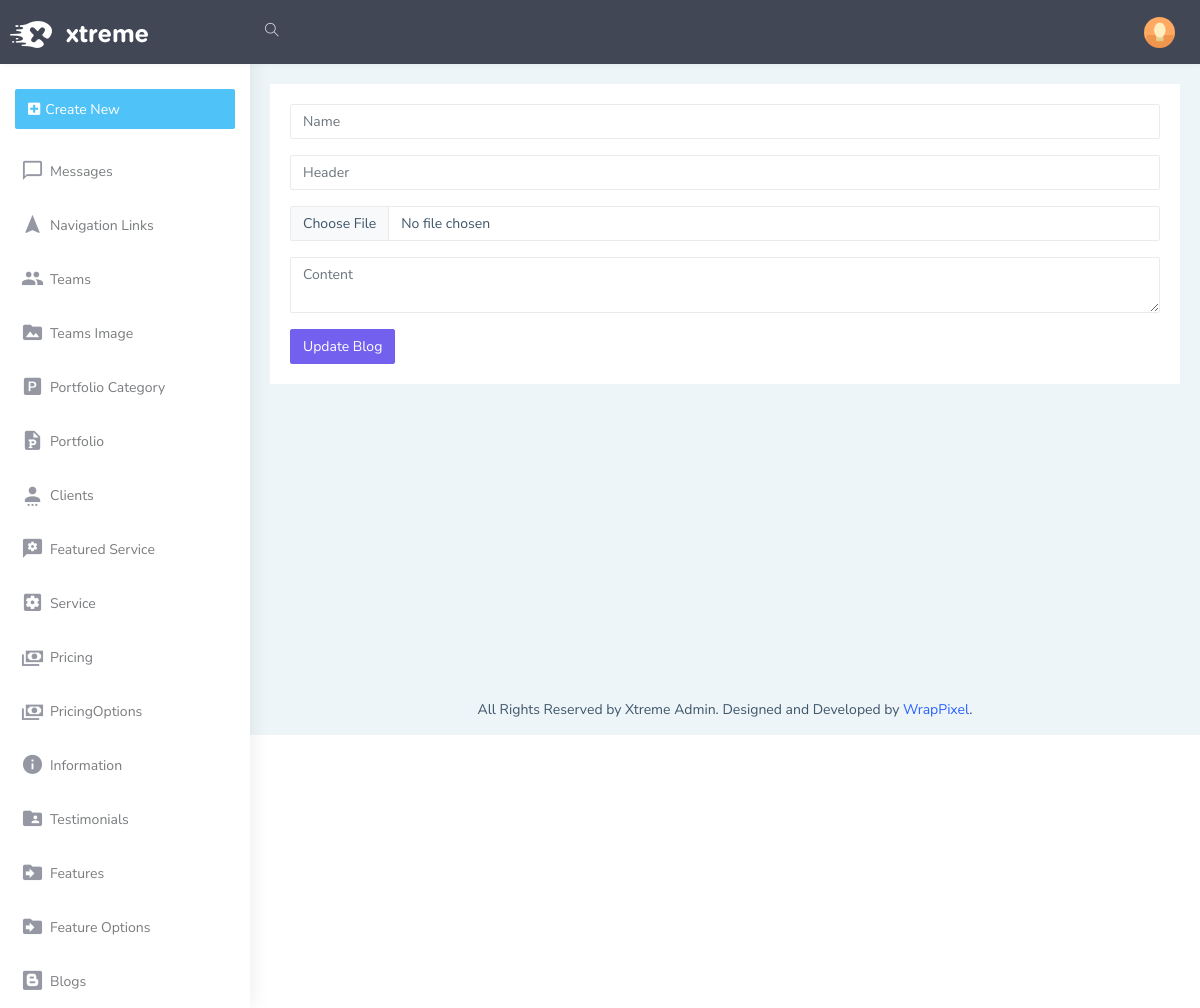
Before: /admin/blog/edit/1 with the older database file.
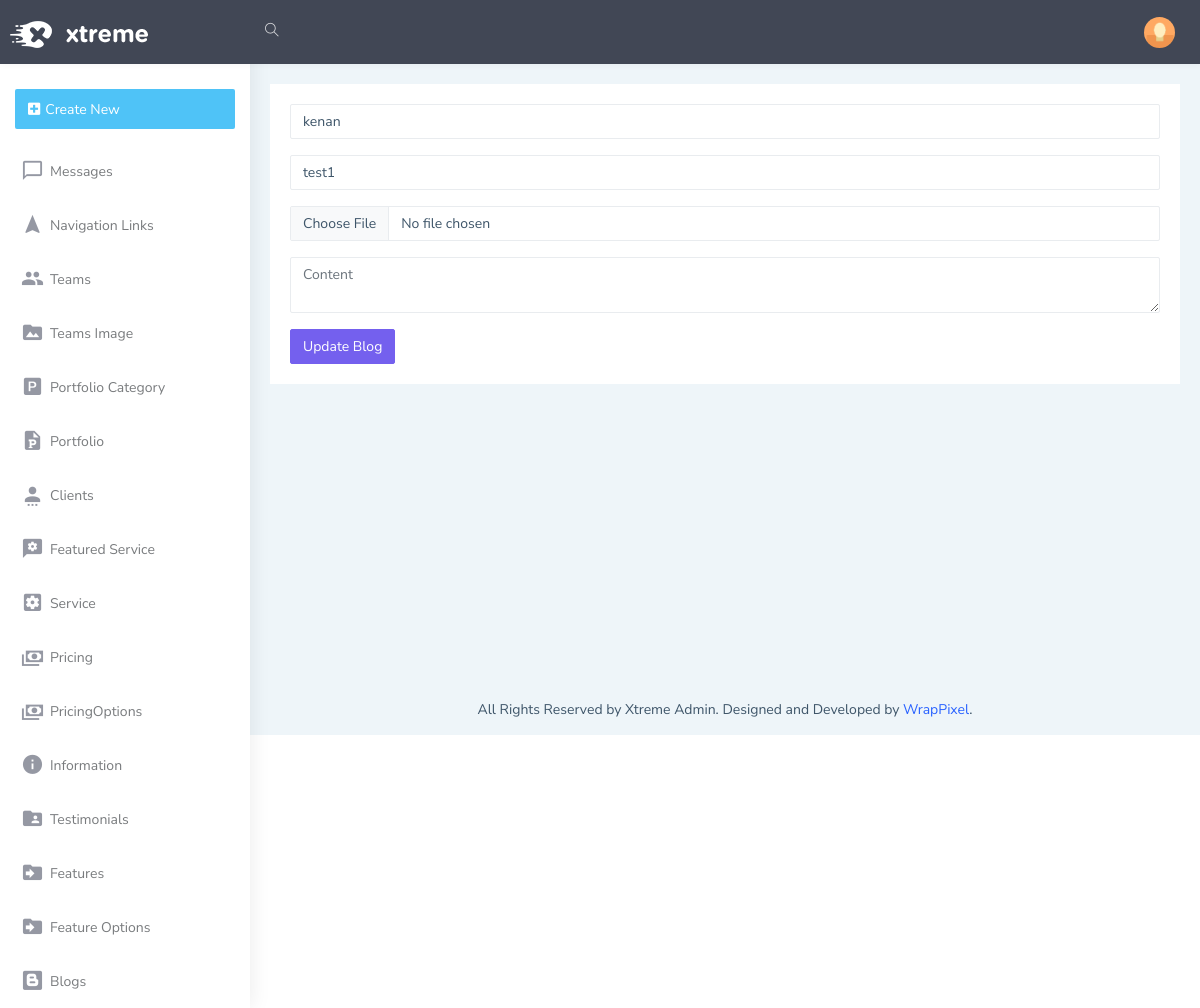
After: the same page with the newer database file.
### models.py (models this page shows)
class Blogs(db.Model):
    Id=db.Column(db.Integer,primary_key=True,autoincrement=True)
    name=db.Column(db.String(50))
    header=db.Column(db.String(150))
    image=db.Column(db.String(50))
    content=db.Column(db.String(250))

### admin/routes/blogs.py (the view, shortened to what this page needs)
@admin_bp.route('/blog/edit/<id>', methods=['GET','POST'])
def blog_edit(id):
    from run import db
    blogform=BlogForm()
    blog=Blogs.query.get(id)
    return render_template('admin/blog/blogedit.html',blogform=blogform,blog=blog)

### admin/forms.py
class BlogForm(FlaskForm):
    name=StringField('name')
    header=StringField('header')
    image=FileField('image')
    content=CKEditorField('content')
    submit=SubmitField('Add Blog')

### admin/templates/admin/blog/blogedit.html (shortened to what this page needs)
{% extends 'admin/layout.html' %}
{% block body %}
<form action="/admin/blog/edit/{{blog.Id}}" method="POST" enctype="multipart/form-data">
    <div class="mb-3">
      {{blogform.name(class="form-control", id="exampleFormControlInput1", placeholder="Name", value=blog.name)}}
    </div>
    <div class="mb-3">
      {{blogform.header(class="form-control", id="exampleFormControlInput1", placeholder="Header", value=blog.header)}}
    </div>
    <div class="mb-3">
      {{blogform.image(class="form-control", id="exampleFormControlInput1", placeholder="Image")}}
    </div>
    <div class="mb-3">
        {{blogform.content(class="form-control", id="exampleFormControlInput1", placeholder="Content", value=blog.content | safe)}}
    </div>
    {{blogform.submit(class='btn btn-primary', value='Update Blog')}}
</form>
{% endblock %}

Changed rows visible on the page:
added Blogs: name "kenan", header "test1"
